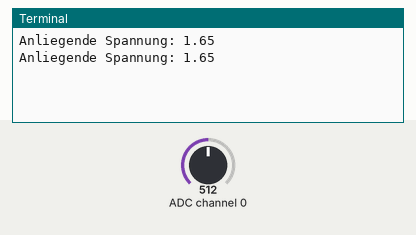
A program run on a simulated Raspberry Pi (BCM pin numbers). Parts: the last lines printed to the terminal. Inputs (shaded band) come from the test bench; at power-on: ADC channel 0 = 512 (analog values on the 0–1023 scale).

Above: at 1.2 s.
1.3 s: ADC channel 0 set to 716
At 2.6 s:
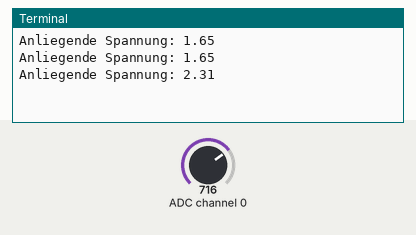
2.8 s: ADC channel 0 set to 900
At 3.8 s:
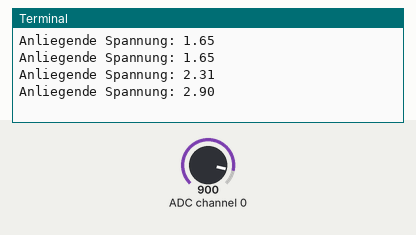
Timing chart, 0 to 5.8 s (numbered marks = the images above; inputs shaded):
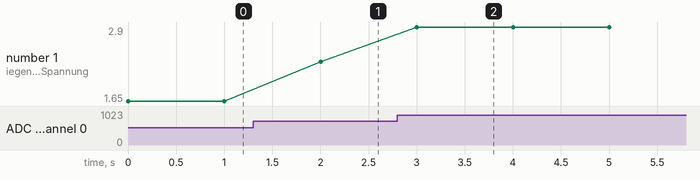

Measured:
- after the input at 1.3 s, the terminal: prints a new line after 0.70 s (image 1)
- after the input at 2.8 s, the terminal: prints a new line after 0.20 s (image 2)
- plotted number 1: 1.65 → 2.31 after the input at 1.3 s, 2.31 → 2.9 after the input at 2.8 s

The program:

analogDigital2.py
```python
from spidev import SpiDev
import time

class MCP3008:
    def __init__(self, bus = 0, device = 0):
        self.bus, self.device = bus, device
        self.spi = SpiDev()
        self.open()

    def open(self):
        self.spi.open(self.bus, self.device)

    def read(self, channel = 0):
        adc = self.spi.xfer2([1, (8 + channel) << 4, 0])
        data = ((adc[1] & 3) << 8) + adc[2]
        return data

    def close(self):
        self.spi.close()


adc = MCP3008()
while True:
    value = adc.read(channel=0)
    print("Anliegende Spannung: %.2f" % (value / 1023.0 * 3.3))
    time.sleep(1)
```
